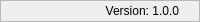
           <widget class="QFrame" name="frame_5">
            <property name="minimumSize">
             <size>
              <width>0</width>
              <height>22</height>
             </size>
            </property>
            <property name="maximumSize">
             <size>
              <width>16777215</width>
              <height>22</height>
             </size>
            </property>
            <property name="frameShape">
             <enum>QFrame::StyledPanel</enum>
            </property>
            <property name="frameShadow">
             <enum>QFrame::Raised</enum>
            </property>
            <layout class="QHBoxLayout" name="horizontalLayout_4">
             <property name="spacing">
              <number>0</number>
             </property>
             <property name="leftMargin">
              <number>0</number>
             </property>
             <property name="topMargin">
              <number>0</number>
             </property>
             <property name="rightMargin">
              <number>0</number>
             </property>
             <property name="bottomMargin">
              <number>0</number>
             </property>
             <item>
              <widget class="QLabel" name="label_2">
               <property name="text">
                <string/>
               </property>
              </widget>
             </item>
             <item>
              <widget class="QLabel" name="label_5">
               <property name="layoutDirection">
                <enum>Qt::LeftToRight</enum>
               </property>
               <property name="text">
                <string>Version: 1.0.0</string>
               </property>
               <property name="alignment">
                <set>Qt::AlignRight|Qt::AlignTrailing|Qt::AlignVCenter</set>
               </property>
              </widget>
             </item>
             <item>
              <widget class="QFrame" name="frame_rs">
               <property name="minimumSize">
                <size>
                 <width>20</width>
                 <height>10</height>
                </size>
               </property>
               <property name="maximumSize">
                <size>
                 <width>20</width>
                 <height>15</height>
                </size>
               </property>
               <property name="styleSheet">
                <string notr="true">background-color: transparent;
image: url(:/icons/icons/cil-size-grip.png);
background-position: centered;
background-repeat: no-repeat;</string>
               </property>
               <property name="frameShape">
                <enum>QFrame::StyledPanel</enum>
               </property>
               <property name="frameShadow">
                <enum>QFrame::Raised</enum>
               </property>
              </widget>
             </item>
            </layout>
           </widget>
